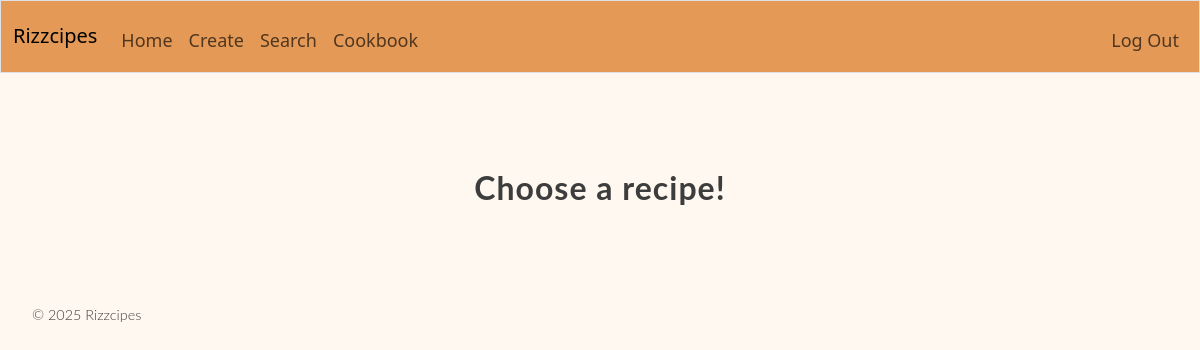
The app's page / (signed in), older data.
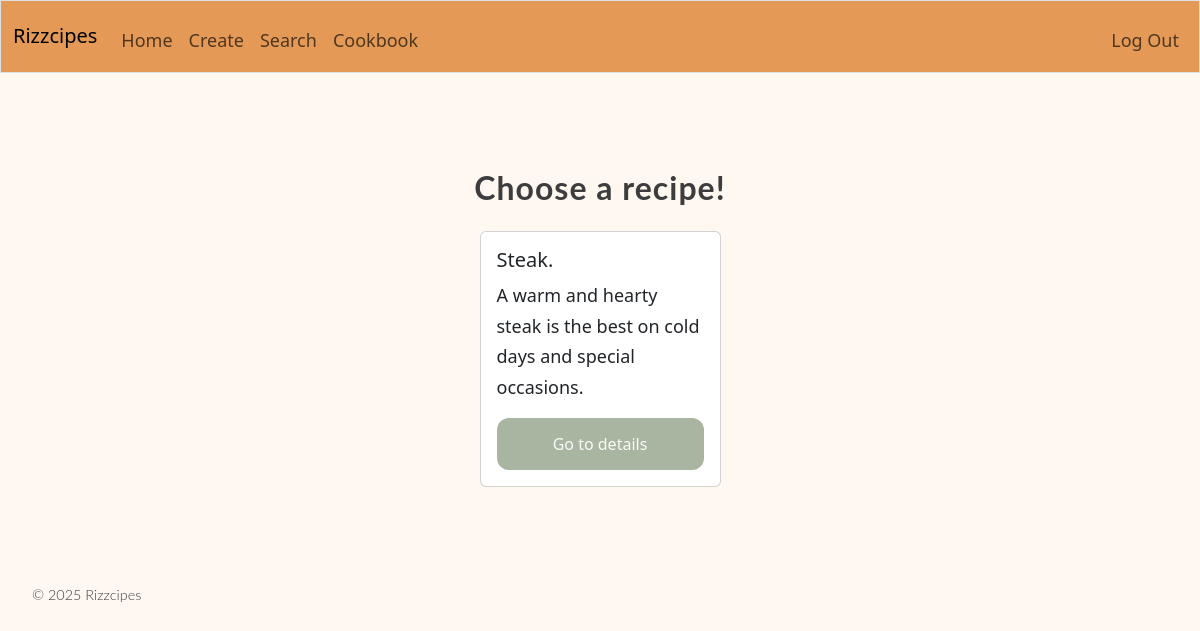
The same page, newer data.
### tables this page shows
CREATE TABLE recipes (
    id INTEGER PRIMARY KEY AUTOINCREMENT,
    user_id INTEGER NOT NULL,
    title TEXT NOT NULL,
    description TEXT,
    servings INTEGER DEFAULT 4,
    cook_time INTEGER,
    created_at TIMESTAMP DEFAULT CURRENT_TIMESTAMP,
    FOREIGN KEY (user_id) REFERENCES users(id)
);

### app.py (the view)
@app.route("/")
@login_required
def index():
    cards = db.list_recipe(session["user_id"])
    return render_template("index.html", cards=cards, card_number=len(cards))

### app.py (called while the page is built)
@app.after_request
def after_request(response):
    response.headers["Cache-Control"] = "no-cache, no-store, must-revalidate"
    response.headers["Expires"] = 0
    response.headers["Pragma"] = "no-cache"
    return response

### database/database.py (called while the page is built)
    def list_recipe(self, user_id):
        connection, cursor = self.connection_and_cursor()
        cursor.execute("SELECT id, title, description FROM recipes WHERE user_id = ? ORDER BY created_at DESC ", (user_id,))
        result = cursor.fetchall()
        cards = []
        for i in result:
            cards.append(dict(i))
        connection.commit()
        connection.close()
        return cards

    def connection_and_cursor(self):
        connection = sqlite3.connect(self.db_file)
        connection.row_factory = sqlite3.Row
        cursor = connection.cursor()
        return connection, cursor

### login.py (called while the page is built)
def login_required(f):
    @wraps(f)
    def decorated_function(*args, **kwargs):
        if session.get("user_id") is None:
            return redirect("/login")
        return f(*args, **kwargs)
    return decorated_function

### templates/index.html (shortened to what this page needs)
{% extends "layout.html" %}
{% block content %}
<div class="container my-5">
<form action=/ method="post">
    <h2 class="text-center mb-4">Choose a recipe!</h2>
    <div class="row row-cols-1 row-cols-md-2 row-cols-lg-3 row-cols-xl-4 g-4 justify-content-center">
        {% for i in range(card_number) %}
        <div class="col">
            <div class="card h-100">
                <div class="card-body d-flex flex-column">
                    <h5 class="card-title">{{ cards[i]["title"] }}</h5>
                    <p class="card-text flex-grow-1">{{ cards[i]["description"] }}</p>
                    <a href="/recipe/{{ cards[i]['id']}}" class="btn">Go to details</a>
                </div>
            </div>
        </div>
        {% endfor %}
    </div>
</form>
</div>
{% endblock %}

Row changes from the older to the newer data that the page shows:
added recipes: title "Steak.", description "A warm and hearty steak is the best on cold days and special occasions."
Text that changed along with them:
new list line: "Go to details"
